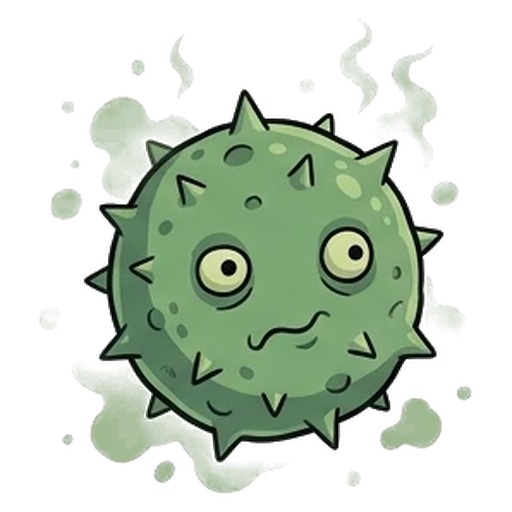
#> input picture games/guns-germs-and-diamond/app/images/card-germ.png, 512 x 512 px
$ python -i make_cards.py   (imports and definitions only)
#> lines starting #> are read from the running program, lines starting #| are printed output that depends on the picture
#> further down, picture is the input picture: PIL image 512x512 RGBA; mean R, G, B, A 56.5, 69.1, 53.3, 97.8
#!/usr/bin/env python3
"""画像生成AIが出したグリッド1枚を、カードの絵に切り分けるツール。

docs/asset-prompts.md のプロンプトで出したグリッド画像（無地の明るいグレー背景、
コマの区切り線あり）を受け取り、

  1. 区切り線を自動で見つけてコマに切り分け
  2. 背景のグレーを外側から塗りつぶして透過（キャラクターの内側は残す）
  3. 中身の外周で切りつめ、正方形に余白を足して 512x512 に統一

したPNGを書き出します。

つかいかた:

    pip install pillow numpy
    # 出力先ディレクトリ、グリッド画像、左上から右への順でファイル名を並べる
    python3 tools/make_cards.py app/images grid.webp \
        card-germ card-scout card-soldier2 - card-soldier3 - card-soldier4

  ファイル名に "-" を書いたコマは書き出しません（使わないコマ・空きコマ）。
"""

import sys
import os
from collections import deque

from PIL import Image
import numpy as np

SIZE = 512          # 出力の一辺
PAD_RATIO = 0.04    # 正方形化したあとに足す余白の比率
FULL_CLEAR = 28     # この差までは完全に透過
SOFT_CLEAR = 60     # この差までは半透明（輪郭のギザギザを抑える）


# [30 lines left out: functions find_lines, spans, not called in this run]


DARK = 300  # RGB合計がこれ未満なら「暗い画素」


# [65 lines left out: functions cut_cells, background_color, drop_background, not called in this run]


def square(im):
    """中身で切りつめて、透明の余白で正方形にし、512pxに揃える。"""
    bbox = im.split()[-1].point(lambda v: 255 if v > 8 else 0).getbbox()
#> bbox = (39, 18, 473, 494)
    if bbox:
        im = im.crop(bbox)
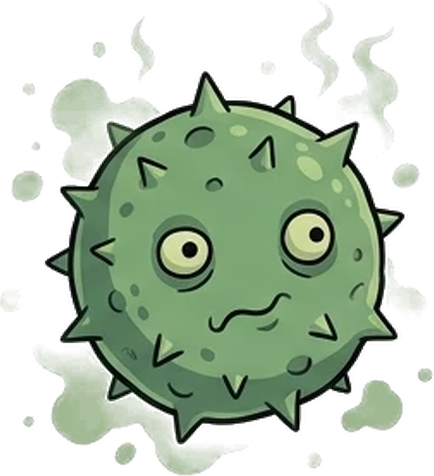
#> im: PIL image 434x476 RGBA; mean R, G, B, A 71.7, 87.6, 67.6, 124.1; transparent parts drawn white
    side = int(max(im.size) * (1 + PAD_RATIO * 2))
#> side = 514
    canvas = Image.new('RGBA', (side, side), (0, 0, 0, 0))
#> canvas: PIL image 514x514 RGBA; every value is 0
    canvas.paste(im, ((side - im.width) // 2, (side - im.height) // 2))
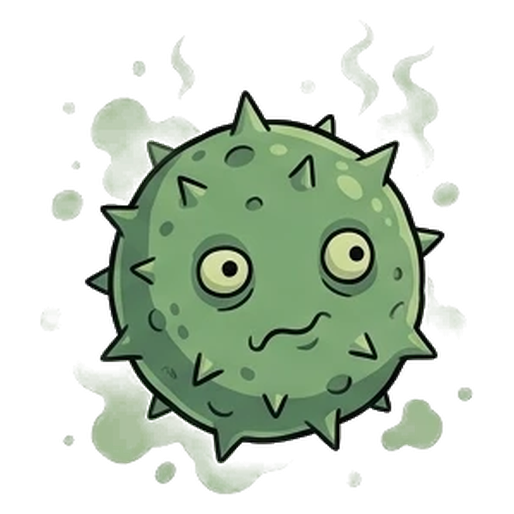
#> canvas: PIL image 514x514 RGBA; mean R, G, B, A 56, 68.5, 52.9, 97; transparent parts drawn white
    return canvas.resize((SIZE, SIZE), Image.LANCZOS)


# [20 lines left out: function main, not called in this run]


# [2 lines not run here, left out]

>>> from PIL import Image
>>> picture = Image.open('../app/images/card-germ.png')
>>> result = square(picture)

$ run again, on games/guns-germs-and-diamond/app/images/card-soldier2.png
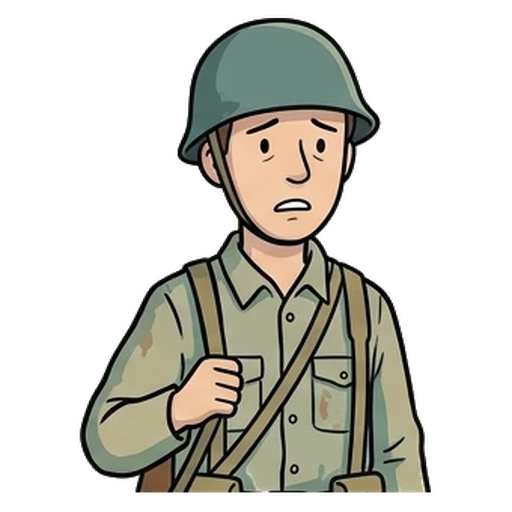
#> input picture games/guns-germs-and-diamond/app/images/card-soldier2.png, 512 x 512 px
#> picture is the input picture: PIL image 512x512 RGBA; mean R, G, B, A 53, 51.7, 43.8, 98.9
#> bbox = (78, 17, 431, 493)
#> in square, `im = im.crop(bbox)`:
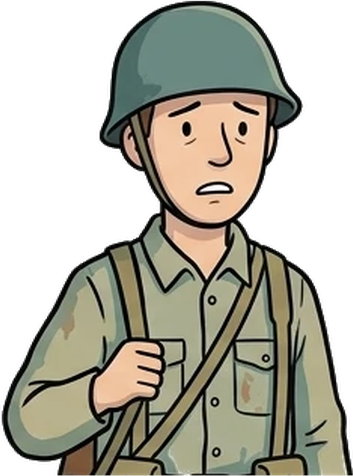
#> im: PIL image 353x476 RGBA; mean R, G, B, A 82.5, 80.5, 68.2, 154.4; transparent parts drawn white
#> in square, `return canvas.resize((SIZE, SIZE), Image.LANCZOS)`:
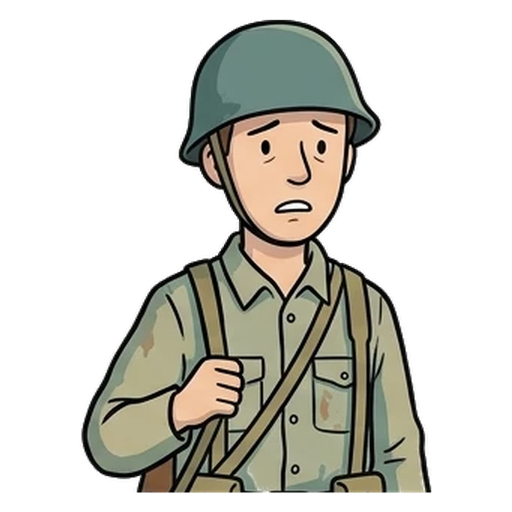
#> returned value: PIL image 512x512 RGBA; mean R, G, B, A 52.9, 51.7, 43.8, 98.2; transparent parts drawn white

$ run again, on games/guns-germs-and-diamond/app/images/card-soldier3.png
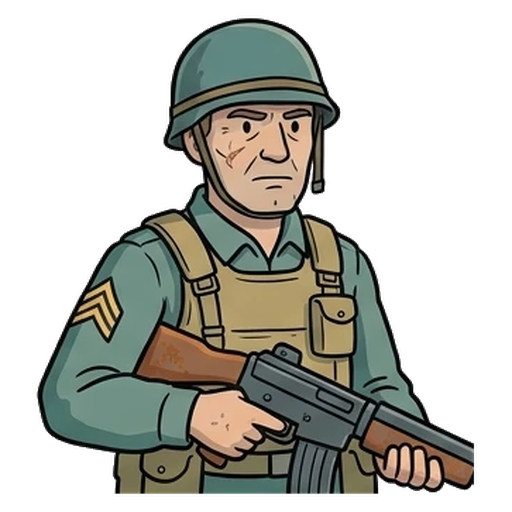
#> input picture games/guns-germs-and-diamond/app/images/card-soldier3.png, 512 x 512 px
#> picture is the input picture: PIL image 512x512 RGBA; mean R, G, B, A 49.6, 49.8, 42.9, 114.3
#> bbox = (35, 18, 477, 494)
#> in square, `im = im.crop(bbox)`:
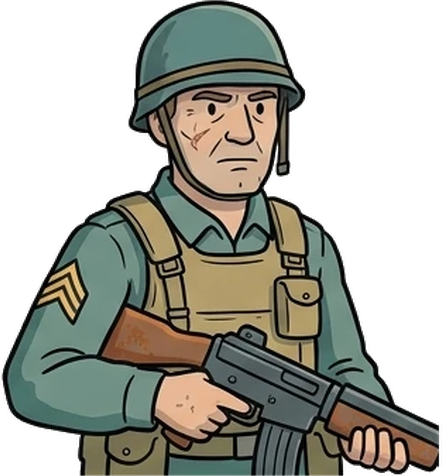
#> im: PIL image 442x476 RGBA; mean R, G, B, A 61.6, 61.9, 53.3, 142.5; transparent parts drawn white
#> in square, `return canvas.resize((SIZE, SIZE), Image.LANCZOS)`:
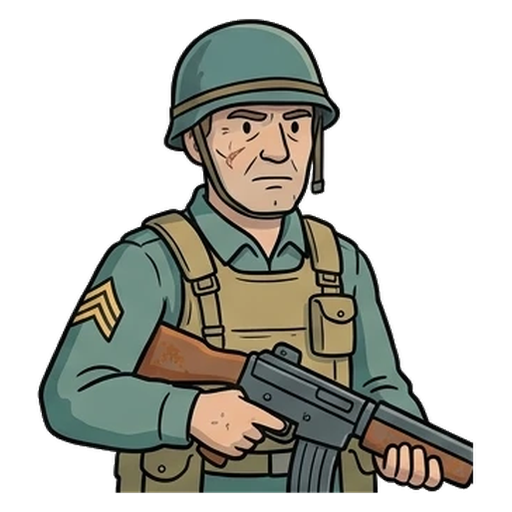
#> returned value: PIL image 512x512 RGBA; mean R, G, B, A 49.6, 49.8, 42.9, 113.4; transparent parts drawn white

$ run again, on games/guns-germs-and-diamond/app/images/card-soldier4.png
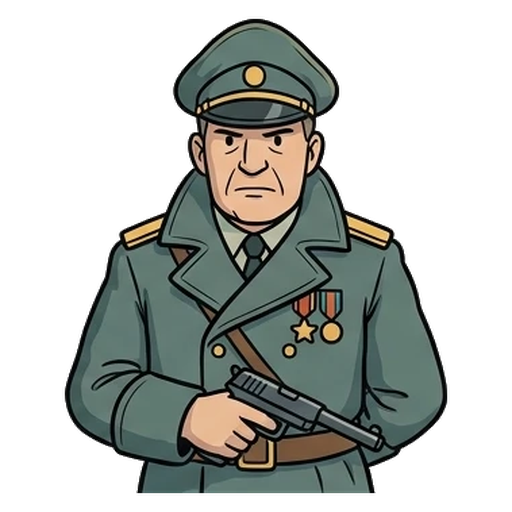
#> input picture games/guns-germs-and-diamond/app/images/card-soldier4.png, 512 x 512 px
#> picture is the input picture: PIL image 512x512 RGBA; mean R, G, B, A 42.2, 45.7, 41.6, 111.8
#> bbox = (62, 18, 448, 494)
#> in square, `im = im.crop(bbox)`:
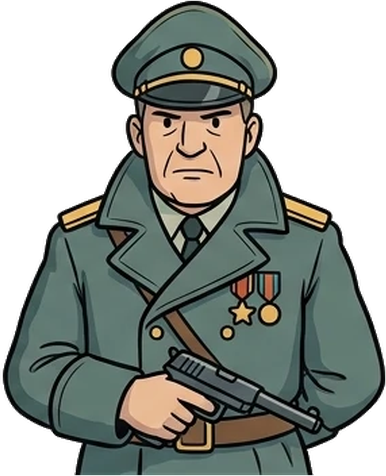
#> im: PIL image 386x476 RGBA; mean R, G, B, A 60.1, 65, 59.2, 159.5; transparent parts drawn white
#> in square, `canvas.paste(im, ((side - im.width) // 2, (side - im.height) // 2))`:
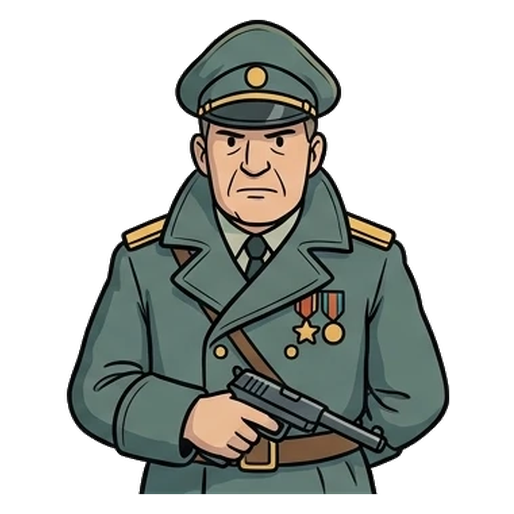
#> canvas: PIL image 514x514 RGBA; mean R, G, B, A 41.8, 45.2, 41.2, 110.9; transparent parts drawn white
